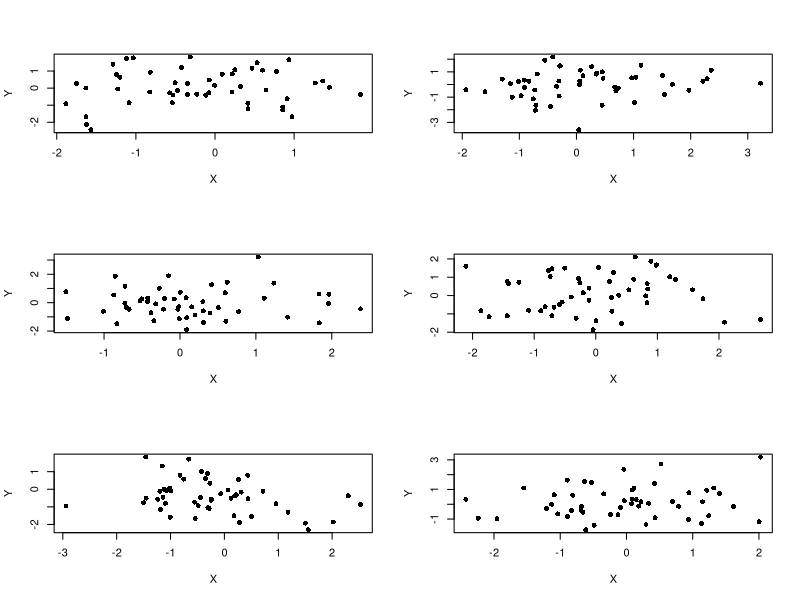
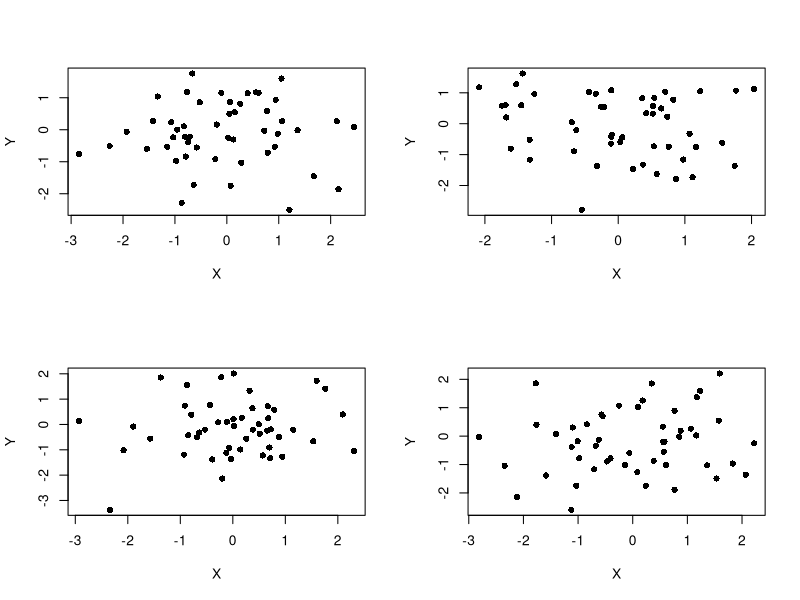
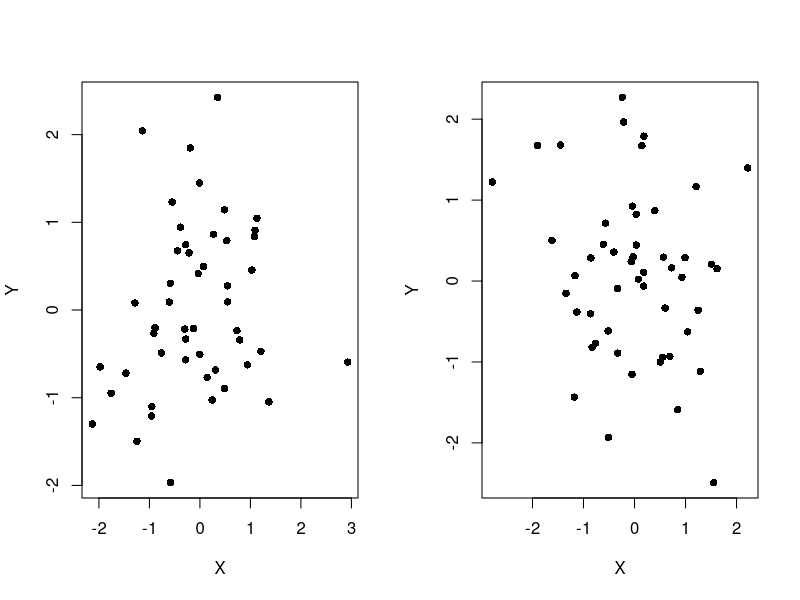
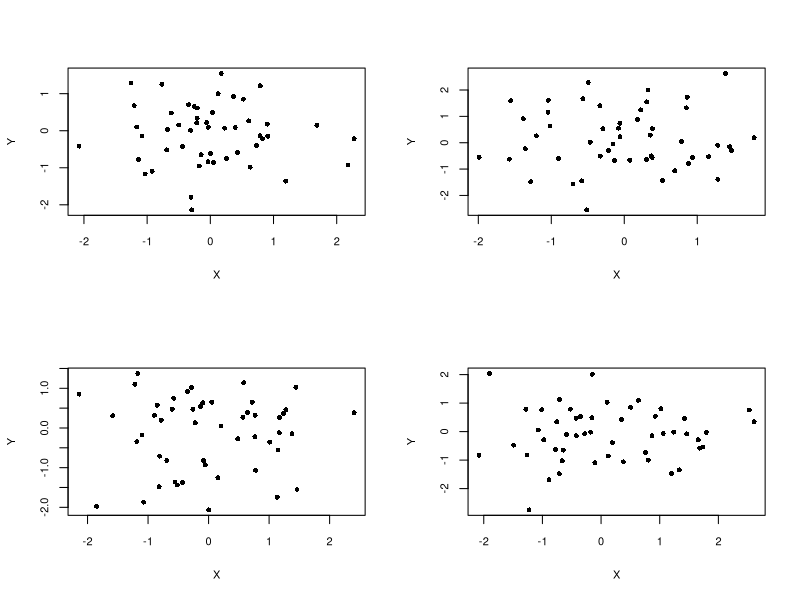
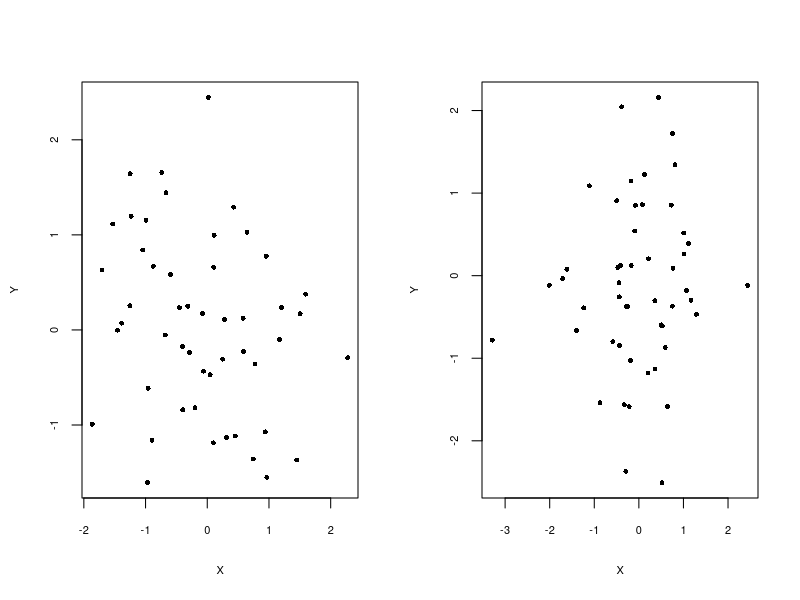

Write R code to recreate these figures, in order.
## ---- chunk 1
knitr::opts_chunk$set(collapse = TRUE)
## ---- chunk 2
par(mfrow=c(3,2))
plot(rnorm(50),rnorm(50),pch=16,xlab="X",ylab="Y")
plot(rnorm(50),rnorm(50),pch=16,xlab="X",ylab="Y")
plot(rnorm(50),rnorm(50),pch=16,xlab="X",ylab="Y")
plot(rnorm(50),rnorm(50),pch=16,xlab="X",ylab="Y")
plot(rnorm(50),rnorm(50),pch=16,xlab="X",ylab="Y")
plot(rnorm(50),rnorm(50),pch=16,xlab="X",ylab="Y")
## ---- chunk 3
par(mfrow=c(2,2))
plot(rnorm(50),rnorm(50),pch=16,xlab="X",ylab="Y")
plot(rnorm(50),rnorm(50),pch=16,xlab="X",ylab="Y")
plot(rnorm(50),rnorm(50),pch=16,xlab="X",ylab="Y")
plot(rnorm(50),rnorm(50),pch=16,xlab="X",ylab="Y")
## ---- chunk 4
par(mfrow=c(1,2))
plot(rnorm(50),rnorm(50),pch=16,xlab="X",ylab="Y")
plot(rnorm(50),rnorm(50),pch=16,xlab="X",ylab="Y")
## ---- chunk 5
par(mfrow=c(2,2),cex.axis=0.795,cex.lab=0.795)
plot(rnorm(50),rnorm(50),pch=16,xlab="X",ylab="Y",cex=0.795)
plot(rnorm(50),rnorm(50),pch=16,xlab="X",ylab="Y",cex=0.795)
plot(rnorm(50),rnorm(50),pch=16,xlab="X",ylab="Y",cex=0.795)
plot(rnorm(50),rnorm(50),pch=16,xlab="X",ylab="Y",cex=0.795)
## ---- chunk 6
par(mfrow=c(1,2),cex.axis=0.66,cex.lab=0.66)
plot(rnorm(50),rnorm(50),pch=16,xlab="X",ylab="Y",cex=0.66)
plot(rnorm(50),rnorm(50),pch=16,xlab="X",ylab="Y",cex=0.66)

